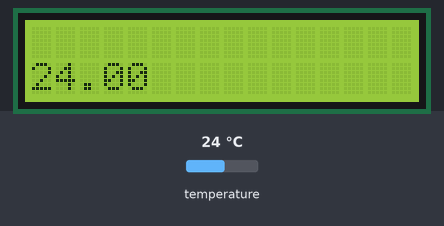
A program run on a simulated ESP32. Shown: 16×2 character LCD. Inputs (shaded band) come from the test bench; at power-on: temperature 24 °C. What the program prints to the serial monitor is not drawn.

Above: at 1.3 s.
1.4 s: temperature set to 12 °C
At 2.9 s:
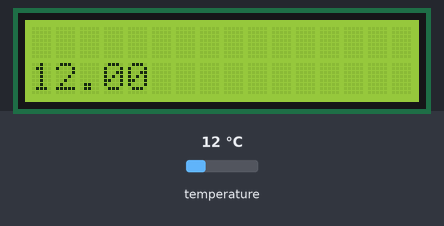
3.4 s: temperature set to 19 °C
At 4.8 s:
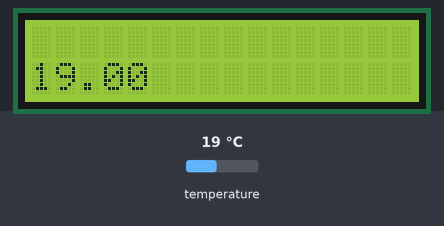
5.1 s: temperature set to 28 °C
At 6.8 s:
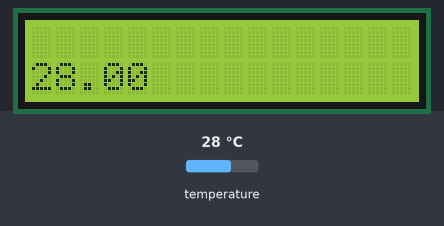
Timing chart, 0 to 8.3 s (numbered marks = the images above; inputs shaded):
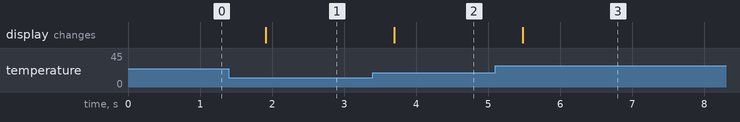

The program:

main.cpp
```cpp
#include <Arduino.h>

#include "OneWire.h"
#include "DallasTemperature.h"
#include "LiquidCrystal_I2C.h"

OneWire oneWire(15);  //data pin for ds18b20 thermometers


LiquidCrystal_I2C lcd(0x27, 16, 2); //      set the LCD address to 0x27 for a 16 chars and 2 line display
DallasTemperature sensors(&oneWire);

void setup()
{
  Serial.begin(115200);
  lcd.init(); // initialize the lcd
  // Print a message to the LCD.
  lcd.noBacklight();
  lcd.setCursor(3, 0);
  lcd.print("Hello, world!");
  //lcd.setCursor(2, 1);
  //lcd.print("Ywrobot Arduino!");
  //lcd.setCursor(0, 2);
  //lcd.print("Arduino LCM IIC 2004");
  lcd.setCursor(0, 1);
  lcd.print("Power By Ec-yuan!");
  lcd.clear();
  sensors.begin();
  Serial.println("booted");
}

void loop()
{
  lcd.setCursor(0, 1);
  lcd.print(sensors.getTempCByIndex(0));
  lcd.backlight();
  //delay(1000);
  //lcd.noBacklight();

  Serial.print("Requesting temperatures...");
  sensors.requestTemperatures(); // Send the command to get temperatures
  Serial.println("DONE");
  // After we got the temperatures, we can print them here.
  // We use the function ByIndex, and as an example get the temperature from the first sensor only.
  Serial.print("Temperature for the device 1 (index 0) is: ");
  Serial.println(sensors.getTempCByIndex(0));

  delay(1000);
}
```

Measured:
- after the input at 1.4 s, the display: changes after 0.51 s (image 1)
- after the input at 3.4 s, the display: changes after 0.30 s (image 2)
- after the input at 5.1 s, the display: changes after 0.38 s (image 3)
